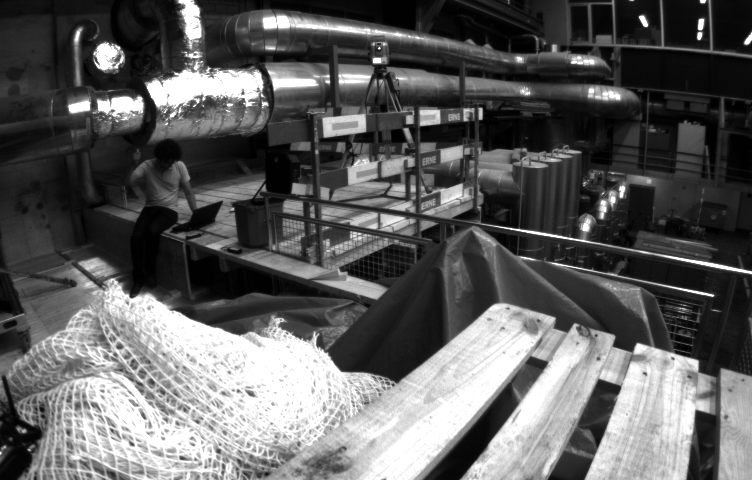
//> input picture opencv_practice/StereoMatchNcc/data/left_euroc.png, 752 x 480 px, given in place of �PNG, which was not available
$ ./main data/left_euroc.png data/right_euroc.png   (built with g++ and OpenCV 4)
//> lines starting //> are read from the running program, lines starting //| are printed output that depends on the picture; pictures that were not available may be replaced by others from this repository, and a replacement may not be noted
#include <iostream>
#include <string>
#include <opencv2/opencv.hpp>
#include <Eigen/Eigen>

using namespace cv;
using namespace std;
using namespace Eigen;

void matchByNcc(const cv::Mat& left_img, const cv::Mat& right_img, vector<cv::Point2f>& left_p, vector<cv::Point2f>& right_p, vector<cv::Point2f>& sec_right_p);

void featureExtraction(const cv::Mat& img, vector<cv::Point2f>& points);

void matchDisplay(const cv::Mat& left_img, const cv::Mat& right_img, vector<cv::Point2f>& left_p, vector<cv::Point2f>& right_p, vector<cv::Point2f>& sec_right_p);

void subPiexl(const cv::Mat& left_img, const cv::Mat& right_img, cv::Point2f& left_p, cv::Point2f& right_p);

bool remapFrames(vector<Mat>& left_img, vector<Mat>& right_img);

bool readEurocData(const string& filename_left, const string& filename_right, vector<Mat>& left_img, vector<Mat>& right_img);

bool runRansac(vector<cv::Point2f>& left_p, vector<cv::Point2f>& right_p);

void computeDepth(const vector<cv::Point2f>& left_p, const vector<cv::Point2f>& right_p, const float& bf, vector<float>& vdepth);

string data_path_left = "/home/ypc/xiaoc/dataset/EUROC/MH_01_easy/mav0/cam0/data/";
string data_path_right = "/home/ypc/xiaoc/dataset/EUROC/MH_01_easy/mav0/cam1/data/";

int main(int argc, char** argv) {

    if (argc != 3) {
        cout << "Please input ./bin/StereoMatchNcc ./data/filename_left.txt ./data/filename_right.txt." << endl;
        return -1;
    }

    // [6 lines of commented-out code are left out]
    float baseline = 0.110073808127187;
    float fx = 458.654;
    float bf = baseline * fx;

    string left_path = argv[1];
    string right_path = argv[2];
    vector<Mat> vLeftImg, vRightImg;
    readEurocData(left_path, right_path, vLeftImg, vRightImg);
    if (vLeftImg.size() != vRightImg.size() || vLeftImg.size() == 0) {
        cout << "Empty images. " << endl;
        return -1;
    }

    // undistort and remap
    remapFrames(vLeftImg, vRightImg);
    vector<float> vdepth;
    for (int i = 0; i < vLeftImg.size(); i++) {
        cout << "******************Process frame " << i << "*************************" << endl;
        Mat left_img = vLeftImg[i];
        Mat right_img = vRightImg[i];

        // extract orb features
        vector<Point2f> left_p, right_p, right_p_sec;
        featureExtraction(left_img, left_p);

        // ncc search
        matchByNcc(left_img, right_img, left_p, right_p, right_p_sec);

        // ransac
        runRansac(left_p, right_p);

        // display
        matchDisplay(left_img, right_img, left_p, right_p, right_p_sec);

        // depth
        computeDepth(left_p, right_p, bf, vdepth);
    }

    return 0;
}

void matchByNcc(const cv::Mat& left_img, const cv::Mat& right_img, vector<cv::Point2f>& left_p,
    vector<cv::Point2f>& right_p, vector<cv::Point2f>& sec_right_p) {

    if (left_img.empty() || right_img.empty()) {
        cout << "Empty input image, please check it and try again." << endl;
        return;
    }

    if (left_p.size() == 0) {
        cout << "No features extracted, please check it again." << endl;
        return;
    }

    const int PADDING = 4;
    int u_patchSize = 5;
    int v_patchSize = 3;
    int nRows = left_img.rows;
    int nCols = left_img.cols;
    cout << "Image size = " << left_img.size() << endl;

    // float u_min, v_min, u_max, v_max;
    vector<cv::Point2f> new_left_p;
    for (int i = 0; i < left_p.size(); ++i) {
        cv::Point2f pt_2d = left_p[i];

        // 开始极线搜索进行NCC匹配
        float ncc_max = 0, ncc_second_max = 0, ncc_min = 0;
        float u_match = -1, u_sec_match = -1;
        float v_match = pt_2d.y;

        // 由于已经默认双目相机校正过,因此双目图像的极线是水平的
        for(float u = pt_2d.x / 2; u < pt_2d.x; u = u + 1.0) {
            float ncc = 0;
            float x_avg = 0, y_avg = 0;
            float xx = 0, yy = 0, xy = 0;
            float u_half_patch = (float)u_patchSize / 2.0;
            float v_half_patch = (float)v_patchSize / 2.0;
            int count = 0;
            // 计算对应窗口平均值
            for (float du = -u_half_patch; du < u_half_patch; du = du + 1.0) {
                for (float dv = -v_half_patch; dv < v_half_patch; dv = dv + 1.0) {

                    float x = (float)left_img.at<uchar>(int(pt_2d.y + dv), int(pt_2d.x + du));
                    float y = (float)right_img.at<uchar>(int(v_match + dv), int(u + du));
                    x_avg += x;
                    y_avg += y;
                    ++count;
                }
            }
            x_avg /= (float)count;
            y_avg /= (float)count;

            // 计算ncc分数
            for (float du = -u_half_patch; du < u_half_patch; du = du + 1.0) {
                for (float dv = -v_half_patch; dv < v_half_patch; dv = dv + 1.0) {

                    float x = (float)left_img.at<uchar>(int(pt_2d.y + dv), int(pt_2d.x + du)) - x_avg;
                    float y = (float)right_img.at<uchar>(int(v_match + dv), int(u + du)) - y_avg;

                    xx += x * x;
                    yy += y * y;
                    xy += x * y;
                }
            }
            ncc = xy / sqrt(xx * yy);

            if (ncc > ncc_max) {
                ncc_second_max = ncc_max;
                u_sec_match = u_match;
                ncc_max = ncc;
                u_match = u;
            }
            if (ncc < ncc_min) {
                ncc_min = ncc;
            }
        }

        // 如果ncc太小,或者整体ncc差别太小,则剔除点
        if (abs(u_match - u_sec_match) > 5 || ncc_max < 0.9 || ncc_second_max < 0.9 || (ncc_max - ncc_second_max) > 0.5) {
            continue;
        }

        // cout << "ncc_max = " << ncc_max << ", ncc_second_max = " << ncc_second_max << ", ncc_min = " << ncc_min << endl;
        // cout << "v_match = " << v_match << ", best_match = " << u_match << ", second_match = " << u_sec_match << ", error = " << u_match - u_sec_match << endl;
        // cout << endl;

        Point2f bestRight(u_match, v_match);
        subPiexl(left_img, right_img, pt_2d, bestRight);
        // cout << "After subpixel: " <<  " best_match = " << bestRight.x << endl;
        if (bestRight.x <= 0) {
            continue;
        }

        new_left_p.push_back(pt_2d);
        right_p.push_back(bestRight);
        sec_right_p.push_back(Point2f(u_sec_match, v_match));
    }
    left_p.clear();
    left_p.insert(left_p.end(), new_left_p.begin(), new_left_p.end());
    cout << "Finished NCC. And we found " << right_p.size() << " points." << endl;
}

void featureExtraction(const cv::Mat& img, vector<cv::Point2f>& points) {
    Ptr<ORB> orb = ORB::create(1200);
    vector<cv::KeyPoint> kpt;
    Mat desp;
    orb->detectAndCompute(img, cv::Mat(), kpt, desp);

    Mat draw_feat;
    drawKeypoints(img, kpt, draw_feat, Scalar::all(125), DrawMatchesFlags::DRAW_RICH_KEYPOINTS);
    imshow("draw_feat", draw_feat);
    waitKey(1);

    points.clear();
    for (auto p: kpt) {
        points.push_back(p.pt);
    }

    cout << "We extrac " << points.size() << " points." << endl;
}

void matchDisplay(const cv::Mat& left_img, const cv::Mat& right_img, vector<cv::Point2f>&
    left_p, vector<cv::Point2f>& right_p, vector<cv::Point2f>& sec_right_p) {
    if (left_img.empty() || right_img.empty()) {
        cout << "Empty image, please check it again." << endl;
        return;
    }
    if (left_p.size() != right_p.size() || left_p.size() == 0) {
        cout << "Error matching or empty features." << endl;
        return;
    }

    int nRows = left_img.rows;
    int nCols = left_img.cols;
    Mat draw_match(nRows, nCols*2, CV_8UC1);
    left_img.copyTo(draw_match(Rect(0, 0, nCols, nRows)));
    right_img.copyTo(draw_match(Rect(nCols, 0, nCols, nRows)));
    for (int i = 0; i < left_p.size(); ++i) {
        Point2f start = left_p[i];
        Point2f end = right_p[i];
        Point2f sec_end = sec_right_p[i];
        end.x = end.x + nCols;
        sec_end.x = sec_end.x + nCols;

        circle(draw_match, start, 5, Scalar(125, 255, 125), 3);
        circle(draw_match, end, 5, Scalar(125, 255, 125), 3);
        circle(draw_match, sec_end, 5, Scalar(0, 0, 255), 3);
        line(draw_match, start, end, Scalar(125, 125, 125), 1);
    }

    imshow("draw_match", draw_match);
    waitKey(0);
}

bool remapFrames(vector<Mat>& left_img, vector<Mat>& right_img) {
    if (left_img.empty() || right_img.empty()) {
        cout << "Input empty images, please check it again." << endl;
        return false;
    }

    // Euroc
    Mat K_l, K_r, P_l, P_r, R_l, R_r, D_l, D_r;
    K_l = (Mat_<float>(3, 3) << 458.654, 0.0, 367.215,
                                0.0, 457.296, 248.375,
                                0.0, 0.0, 1.0);
    K_r = (Mat_<float>(3, 3) << 457.587, 0.0, 379.999,
                                0.0, 456.134, 255.238,
                                0.0, 0.0, 1.0);

    P_l = (Mat_<float>(3, 4) << 435.2046959714599, 0, 367.4517211914062, 0,
                                0, 435.2046959714599, 252.2008514404297, 0,
                                0, 0, 1, 0);
    P_r = (Mat_<float>(3, 4) << 435.2046959714599, 0, 367.4517211914062, -47.90639384423901,
                                0, 435.2046959714599, 252.2008514404297, 0,
                                0, 0, 1, 0);

    R_l = (Mat_<float>(3, 3) << 0.999966347530033, -0.001422739138722922, 0.008079580483432283,
                                0.001365741834644127, 0.9999741760894847, 0.007055629199258132,
                                -0.008089410156878961, -0.007044357138835809, 0.9999424675829176);
    R_r = (Mat_<float>(3, 3) << 0.9999633526194376, -0.003625811871560086, 0.007755443660172947,
                                0.003680398547259526, 0.9999684752771629, -0.007035845251224894,
                                -0.007729688520722713, 0.007064130529506649, 0.999945173484644);

    D_l = (Mat_<float>(1, 5) << -0.28340811, 0.07395907, 0.00019359, 1.76187114e-05, 0.0);
    D_r = (Mat_<float>(1, 5) << -0.28368365, 0.07451284, -0.00010473, -3.555907e-05, 0.0);

    // [4 lines of commented-out code are left out]

    if(K_l.empty() || K_r.empty() || P_l.empty() || P_r.empty() || R_l.empty() || R_r.empty() || D_l.empty() || D_r.empty())
    {
        cerr << "ERROR: Calibration parameters to rectify stereo are missing!" << endl;
        return false;
    }

    int cols_l = left_img[0].cols;
    int rows_l = left_img[0].rows;
    int cols_r = right_img[0].cols;
    int rows_r = right_img[0].rows;
    cv::Mat M1l,M2l,M1r,M2r;
    cv::initUndistortRectifyMap(K_l,D_l,R_l,P_l.rowRange(0,3).colRange(0,3),cv::Size(cols_l,rows_l),CV_32F,M1l,M2l);
    cv::initUndistortRectifyMap(K_r,D_r,R_r,P_r.rowRange(0,3).colRange(0,3),cv::Size(cols_r,rows_r),CV_32F,M1r,M2r);

    // [4 lines of commented-out code are left out]

    vector<Mat> new_left, new_right;
    for (int i = 0; i < left_img.size(); ++i) {
        Mat left = left_img[i];
        Mat right = right_img[i];

        Mat leftRect, rightRect;
        remap(left, leftRect, M1l, M2l, INTER_LINEAR);
        remap(right, rightRect, M1r, M2r, INTER_LINEAR);
        // imshow("left_test", leftRect);
        // imshow("right_test", rightRect);
        // waitKey(0);
        new_left.push_back(leftRect);
        new_right.push_back(rightRect);
    }

    left_img.clear();
    right_img.clear();
    left_img.insert(left_img.end(), new_left.begin(), new_left.end());
    right_img.insert(right_img.end(), new_right.begin(), new_right.end());

    return true;
}

bool readEurocData(const string& filename_left, const string& filename_right, vector<Mat>& left_img, vector<Mat>& right_img) {
//> called with filename_left = "data/left_euroc.png", filename_right = "data/right_euroc.png"
    ifstream fin_left, fin_right;
    fin_left.open(filename_left);
    fin_right.open(filename_right);
    if (!fin_left.is_open() || !fin_right.is_open()) {
        return false;
    }

    left_img.clear();
    right_img.clear();
    string left_s, right_s;
    getline(fin_left, left_s);
    getline(fin_right, right_s);

    int count = 0;
    while (!fin_left.eof() && !fin_right.eof()) {
        string left_path = data_path_left + left_s;
        string right_path = data_path_right + right_s;
        cout << count++ << endl;
        cout << "left : " << left_path << endl;
        cout << "right : " << right_path << endl;
        Mat left = imread(left_path.c_str(), 0);
//> left is the input picture: 480 rows x 752 cols, CV_8UC1; min 1, max 255, mean 94.5
        Mat right = imread(right_path.c_str(), 0);
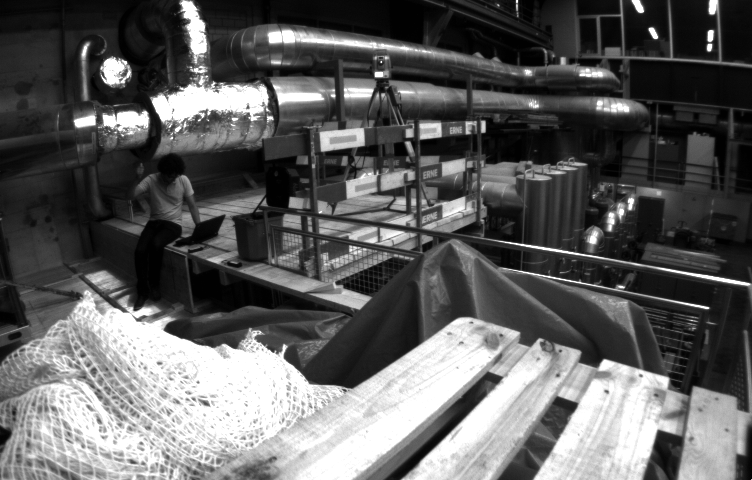
//> input picture opencv_practice/StereoMatchNcc/data/right_euroc.png, 752 x 480 px, given in place of �PNG, which was not available
//> right is the input picture: 480 rows x 752 cols, CV_8UC1; min 1, max 255, mean 94.5
//> the loop in main, `for (int i = 0; i < vLeftImg.size(); i++)` made 4 passes
//> pass 1, in featureExtraction, `imshow("draw_feat", draw_feat);`:
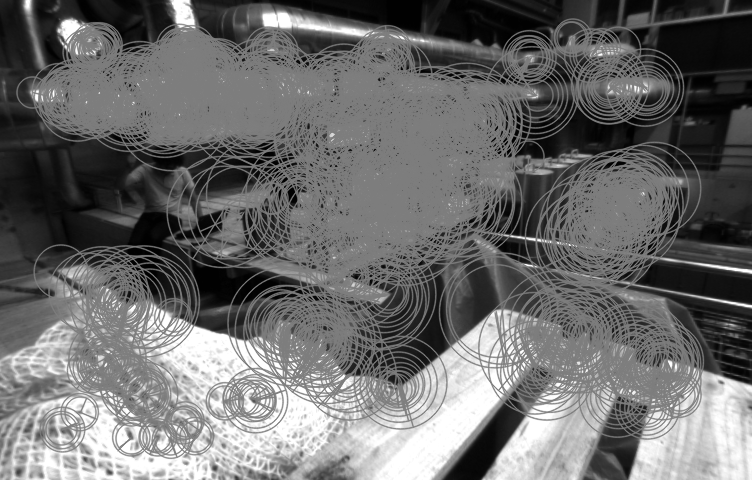
//> window 'draw_feat': 480 rows x 752 cols, CV_8UC3; min 1, max 255, mean 108.3
//> pass 1, in matchDisplay, `imshow("draw_match", draw_match);`:
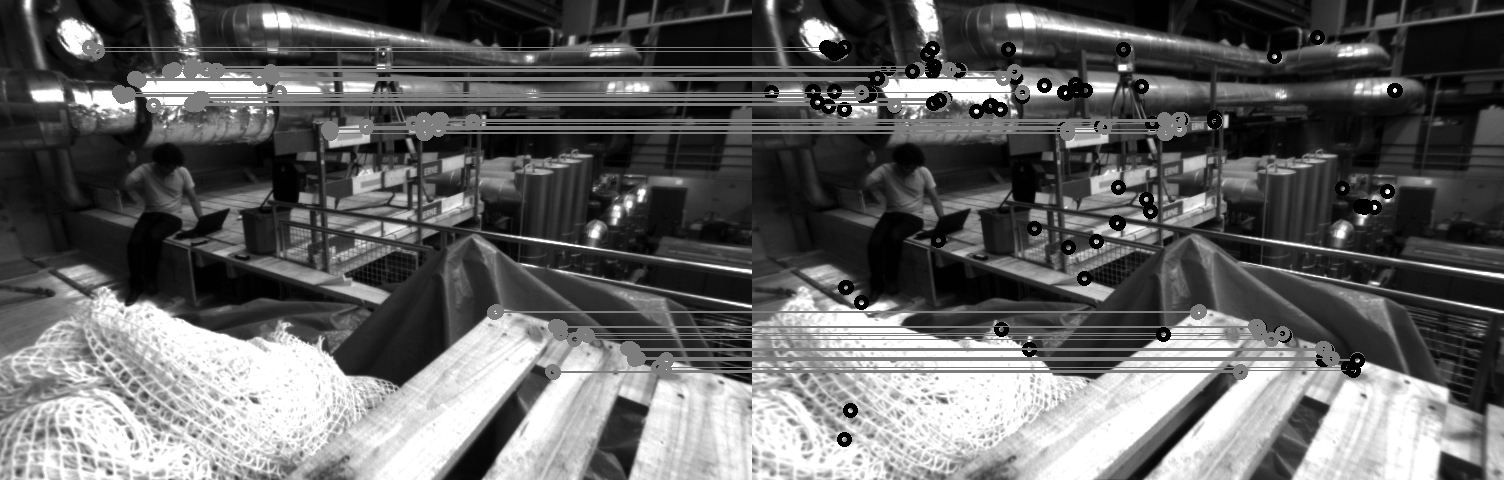
//> window 'draw_match': 480 rows x 1504 cols, CV_8UC1; min 0, max 255, mean 100.3
//> pass 2, in featureExtraction (call 2), `imshow("draw_feat", draw_feat);`:
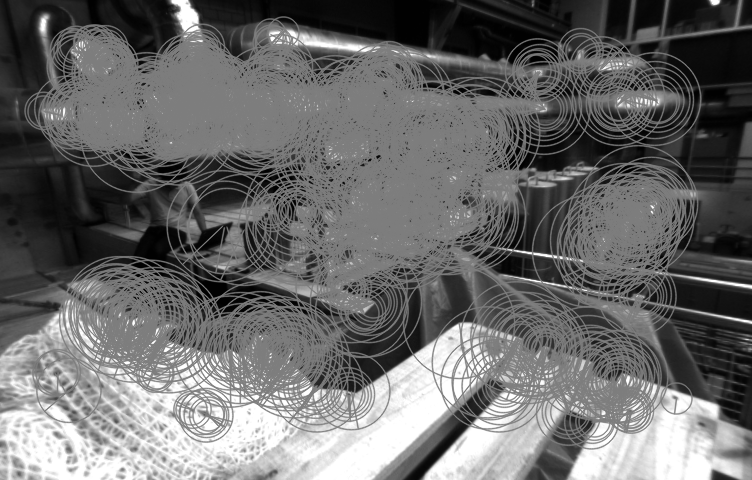
//> window 'draw_feat': 480 rows x 752 cols, CV_8UC3; min 1, max 255, mean 106.6
//> pass 2, in matchDisplay (call 2), `imshow("draw_match", draw_match);`:
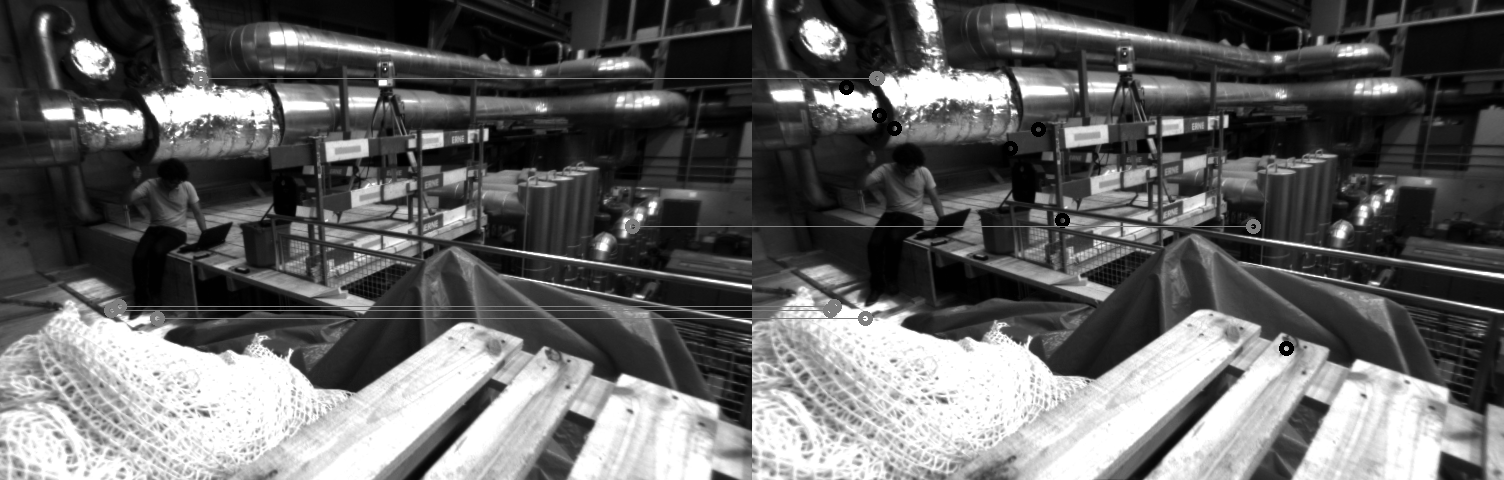
//> window 'draw_match': 480 rows x 1504 cols, CV_8UC1; min 0, max 255, mean 100.1
        if (left.empty() || right.empty()) {
            return false;
        }
        left_img.push_back(left);
        right_img.push_back(right);

        getline(fin_left, left_s);
        getline(fin_right, right_s);

        // Only read first 100 frames
        if (count > 100) {
            break;
        }
    }
    cout << "Successfully load images." << endl;

    return true;
}

bool runRansac(vector<cv::Point2f>& left_p, vector<cv::Point2f>& right_p) {
    if (left_p.empty() || right_p.empty()) {
        cout << "Empty points, please check it again." << endl;
        return false;
    }
    if (left_p.size() != right_p.size()) {
        cout << "two points array are not equal." << endl;
        return false;
    }
    if (left_p.size() < 8) {
        cout << "Few points, exit." << endl;
        return false;
    }

    vector<uchar> inliers;
    // findFundamentalMat(left_p, right_p, inliers, FM_RANSAC);
    findHomography(left_p, right_p, inliers);
    vector<cv::Point2f> new_left_p, new_right_p;
    for (int i = 0; i < inliers.size(); ++i) {
        if (inliers[i] == 0) {
            continue;
        }
        new_left_p.push_back(left_p[i]);
        new_right_p.push_back(right_p[i]);
    }
    left_p.clear();
    right_p.clear();
    left_p.insert(left_p.end(), new_left_p.begin(), new_left_p.end());
    right_p.insert(right_p.end(), new_right_p.begin(), new_right_p.end());

    cout << "After ransac, we have " << left_p.size() << " points left." << endl;

    return true;
}

void subPiexl(const cv::Mat& left_img, const cv::Mat& right_img, cv::Point2f& left_p, cv::Point2f& right_p) {

    const float uR0 = right_p.x;
    const float uL0 = left_p.x;
    const float vL0 = left_p.y;
    const int w = 5;
    cv::Mat IL = left_img.rowRange(vL0 - w, vL0 + w + 1).colRange(uL0 - w, uL0 + w + 1);
    IL.convertTo(IL, CV_32F);
    IL = IL - IL.at<float>(w, w) * Mat::ones(IL.rows, IL.cols, CV_32F);

    int bestDist = INT_MAX;
    int bestincR = 0;
    const int L = 5;
    vector<float> vDists;
    vDists.resize(2*L + 1);

    const float iniu = uR0 + L - w;
    const float endu = uR0 + L + w + 1;
    if (iniu < 0 || endu >= left_img.cols) {
        right_p.x = -1;
        return;
    }

    for (int incR = -L; incR <= L; ++incR) {
        cv::Mat IR = right_img.rowRange(vL0 - w, vL0 + w + 1).colRange(uR0 + incR - w, uR0 + incR + w + 1);
        IR.convertTo(IR, CV_32F);
        IR = IR - IR.at<float>(w, w) * Mat::ones(IR.rows, IR.cols, CV_32F);

        float dist = cv::norm(IL, IR, cv::NORM_L1);
        if (dist < bestDist) {
            bestDist = dist;
            bestincR = incR;
        }

        vDists[L+incR] = dist;
    }

    // cout << "bestincR = " << bestincR << endl;
    if(bestincR==-L || bestincR==L) {
        right_p.x = -1;
        return;
    }

    // Sub-pixel match (Parabola fitting)
    const float dist1 = vDists[L+bestincR-1];
    const float dist2 = vDists[L+bestincR];
    const float dist3 = vDists[L+bestincR+1];

    const float deltaR = (dist1-dist3)/(2.0f*(dist1+dist3-2.0f*dist2));

    // cout << "deltaR = " << deltaR << endl;

    if(deltaR < -1 || deltaR > 1) {
        right_p.x = -1;
        return;
    }

    float bestuR = uR0 + bestincR + deltaR;

    right_p.x = bestuR;
}

void computeDepth(const vector<cv::Point2f>& left_p, const vector<cv::Point2f>& right_p, const float& bf, vector<float>& vdepth) {
    if (left_p.size() == 0 || left_p.size() != right_p.size()) {
        cout << "error input points." << endl;
        return;
    }

    vdepth.clear();
    for (int i = 0; i < left_p.size(); ++i) {
        float delta = left_p[i].x - right_p[i].x;
        float depth = bf / delta;
        if (depth < 0) {
            continue;
        }
        vdepth.push_back(depth);
        cout << "Point[" << i << "] = " << depth << endl;
    }
}
